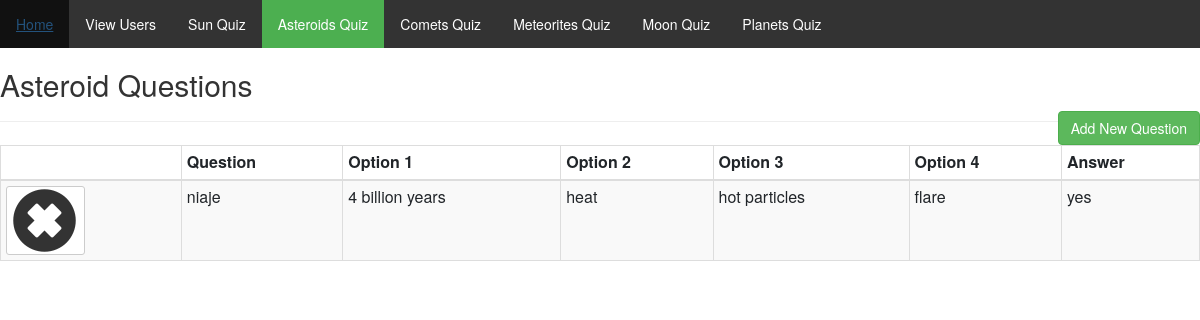
Page /admin/asteroid/asteroidquiz.php on the committed database.
### tables this page shows
CREATE TABLE `asteroidsquiz` (
  `id` int(255) NOT NULL,
  `que` varchar(255) NOT NULL,
  `option_1` varchar(255) NOT NULL,
  `option_2` varchar(255) NOT NULL,
  `option_3` varchar(255) NOT NULL,
  `option_4` varchar(255) NOT NULL,
  `ans` varchar(255) NOT NULL,
  `userans` text NOT NULL
);

### admin/asteroid/asteroidquiz.php (the view, shortened to what this page needs)
<?php
include '../../head.php';
$link = mysqli_connect("localhost", "root", "", "starchild");
if(isset($_GET['add'])){
$que=((isset($_POST['que'])));
$opt1=((isset($_POST['option_1'])));
$opt2=((isset($_POST['option_2'])));
$opt3=((isset($_POST['option_3'])));
$opt4=((isset($_POST['option_4'])));
$ans=((isset($_POST['ans'])));
$errors=array();
if($_POST){
    $ansQuery=$link->query("SELECT * FROM asteroidsquiz WHERE ans='$ans'");
    $ansCount = mysqli_num_rows($ansQuery);
    if($ansCount != 0){
        $errors[]='The Entered Question Already Exists In The Database';
    }
    $required = array('que','option_1','option_2','option_3','option_4','ans');
    foreach($required as $f){
        if(empty($_POST[$f])){
            $errors[]='You Must Fill Out All Fields!';
            break;
        }
    }
    if(!empty($errors)){
        echo display_errors($errors);
    }else{
        $link->query("INSERT INTO asteroidsquiz (que, option_1, option_2,option_3,option_4,ans) VALUES ('$que','$opt1','$opt2','$opt3','$opt4','$ans')");
        $_SESSION['success_flash'] = 'Question Has Been Added';
        header('Location: asteroidquiz.php');
    }
}
?>
<?php
}else{
    $queQuery = $link->query("SELECT * FROM asteroidsquiz ");
    ?>
<link href="../nav.css" type="text/css" rel="stylesheet">
<ul>
                <li><a  href="../index.php" >Home</a></li>
                <li><a  href="../admin.php">View Users</a></li>
                <li><a href="../sun/sunquiz.php" >Sun Quiz</a></li>
				<li><a href="../asteroid/asteroidquiz.php" class="active">Asteroids Quiz</a></li>
                <li><a href="../comet/cometquiz.php">Comets Quiz</a></li>
                <li><a href="../meteor/meteorquiz.php">Meteorites Quiz</a></li>
                <li><a href="../moon/moonquiz.php">Moon Quiz</a></li>
                 <li><a href="../planets/planetsquiz.php">Planets Quiz</a></li>
    </ul>
    <h2>Asteroid Questions</h2>
    <a href="asteroidquizadd.php" class="btn btn-success pull-right" id="add-product-btn">Add New Question</a>
    <hr>
    <table class="table table-bordered table-striped table-condensed">
        <thead><th></th><th>Question</th><th>Option 1</th><th>Option 2</th><th>Option 3</th><th>Option 4</th><th>Answer</th></thead>
        <tbody>
        <?php while($que = mysqli_fetch_assoc($queQuery)): ?>
            <tr>
                <td>
                <?php if($que['id'] == $que['id']): ?>
                    <a href="asteroidquiz.php?delete=<?=$que['id']; ?>" class="btn btn-default btn-xs"><span class="glyphicon glyphicon-remove-sign"></span></a>
                <?php endif; ?>
                </td>
                <td><?= $que['que'];?></td>
                <td><?= $que['option_1'];?></td>
                <td><?= $que['option_2'];?></td>
                <td><?= $que['option_3'];?></td>
                <td><?= $que['option_4'];?></td>
                <td><?= $que['ans'];?></td>
            </tr>
<?php endwhile;?>
</tbody>
</table>
<?php } ?>

### css/style.css (style rules this page uses)
*,html,body { margin:0; padding: 0; }
ul { list-style: none; }
ul li { display: inline-block; }

### css/nav.css (style rules this page uses)
span { font-size: 65px; letter-spacing: 2px; font-family: impact; }

### admin/nav.css (style rules this page uses)
ul { list-style-type: none; margin: 0; padding: 0; overflow: hidden; background-color: #333; }
li { float: left; }
li a { display: block; color: white; text-align: center; padding: 14px 16px; text-decoration: none; }
.active { background-color: #4CAF50; }

### rows in the picture
asteroidsquiz: que "niaje", option_1 "4 billion years", option_2 "heat", option_3 "hot particles", option_4 "flare", ans "yes"
